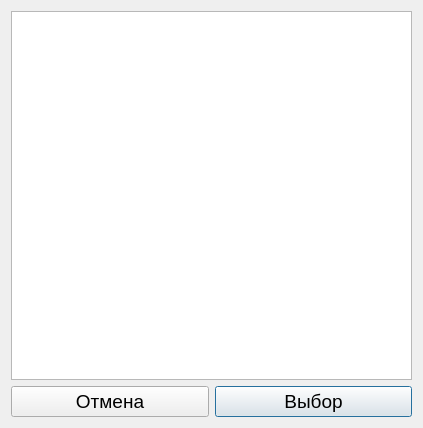
<?xml version="1.0" encoding="UTF-8"?>
<ui version="4.0">
 <class>SelectPressetDialog</class>
 <widget class="QDialog" name="SelectPressetDialog">
  <property name="geometry">
   <rect>
    <x>0</x>
    <y>0</y>
    <width>423</width>
    <height>428</height>
   </rect>
  </property>
  <property name="windowTitle">
   <string>Dialog</string>
  </property>
  <layout class="QGridLayout" name="gridLayout_2">
   <item row="0" column="0">
    <layout class="QGridLayout" name="gridLayout" rowstretch="20,0" columnstretch="0,0">
     <item row="1" column="1">
      <widget class="QPushButton" name="pushButton_2">
       <property name="sizePolicy">
        <sizepolicy hsizetype="Minimum" vsizetype="Minimum">
         <horstretch>0</horstretch>
         <verstretch>0</verstretch>
        </sizepolicy>
       </property>
       <property name="font">
        <font>
         <pointsize>14</pointsize>
        </font>
       </property>
       <property name="text">
        <string>Выбор</string>
       </property>
       <property name="icon">
        <iconset resource="../resources.qrc">
         <normaloff>:/images/ok.png</normaloff>:/images/ok.png</iconset>
       </property>
       <property name="iconSize">
        <size>
         <width>48</width>
         <height>48</height>
        </size>
       </property>
      </widget>
     </item>
     <item row="1" column="0">
      <widget class="QPushButton" name="pushButton">
       <property name="sizePolicy">
        <sizepolicy hsizetype="Minimum" vsizetype="Minimum">
         <horstretch>0</horstretch>
         <verstretch>0</verstretch>
        </sizepolicy>
       </property>
       <property name="font">
        <font>
         <pointsize>14</pointsize>
        </font>
       </property>
       <property name="text">
        <string>Отмена</string>
       </property>
       <property name="icon">
        <iconset resource="../resources.qrc">
         <normaloff>:/images/cancel.png</normaloff>:/images/cancel.png</iconset>
       </property>
       <property name="iconSize">
        <size>
         <width>32</width>
         <height>32</height>
        </size>
       </property>
      </widget>
     </item>
     <item row="0" column="0" colspan="2">
      <widget class="QListWidget" name="listWidget">
       <property name="font">
        <font>
         <pointsize>18</pointsize>
        </font>
       </property>
      </widget>
     </item>
    </layout>
   </item>
  </layout>
 </widget>
 <resources>
  <include location="../resources.qrc"/>
 </resources>
 <connections/>
</ui>
